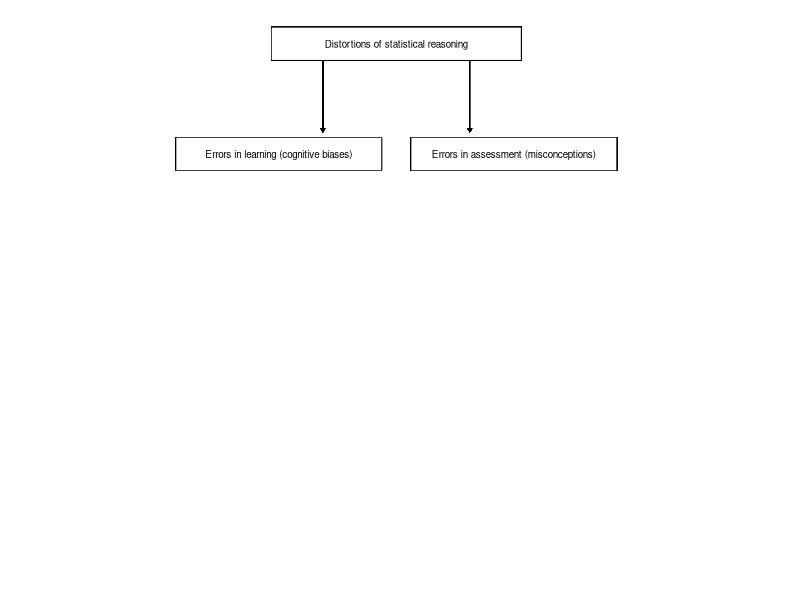

The R script that drew this image:
## ---- chunk 1
library(tibble)
library(ggplot2)
data <- tibble(x= 1:100, y= 1:100)
data %>% 
  ggplot(aes(x, y)) +
  scale_x_continuous(minor_breaks = seq(10, 100, 10)) +
  scale_y_continuous(minor_breaks = seq(10, 100, 10)) +
  theme_linedraw()+
  geom_rect(xmin = 33, xmax=67, ymin=94, ymax=100, color='black',
            fill='white', size=0.25, size=0.25) +
  annotate('text', x= 50, y=97,label= 'Distortions of statistical reasoning', size=2.5) +
   geom_segment(
    x=40, xend=40, y=94, yend=81, 
    size=0.15, linejoin = "mitre", lineend = "butt",
    arrow = arrow(length = unit(1, "mm"), type= "closed"))+
    geom_segment(
    x=60, xend=60, y=94, yend=81, 
    size=0.15, linejoin = "mitre", lineend = "butt",
    arrow = arrow(length = unit(1, "mm"), type= "closed"))+
  geom_rect(xmin = 20, xmax=48, ymin=74, ymax=80, color='black',
            fill='white', size=0.25, size=0.25) +
  annotate('text', x= 34, y=77,label= 'Errors in learning (cognitive biases)', size=2.5) +
    geom_rect(xmin = 52, xmax=80, ymin=74, ymax=80, color='black',
            fill='white', size=0.25, size=0.25) +
  annotate('text', x= 66, y=77,label= 'Errors in assessment (misconceptions)', size=2.5) +
  theme_void()


